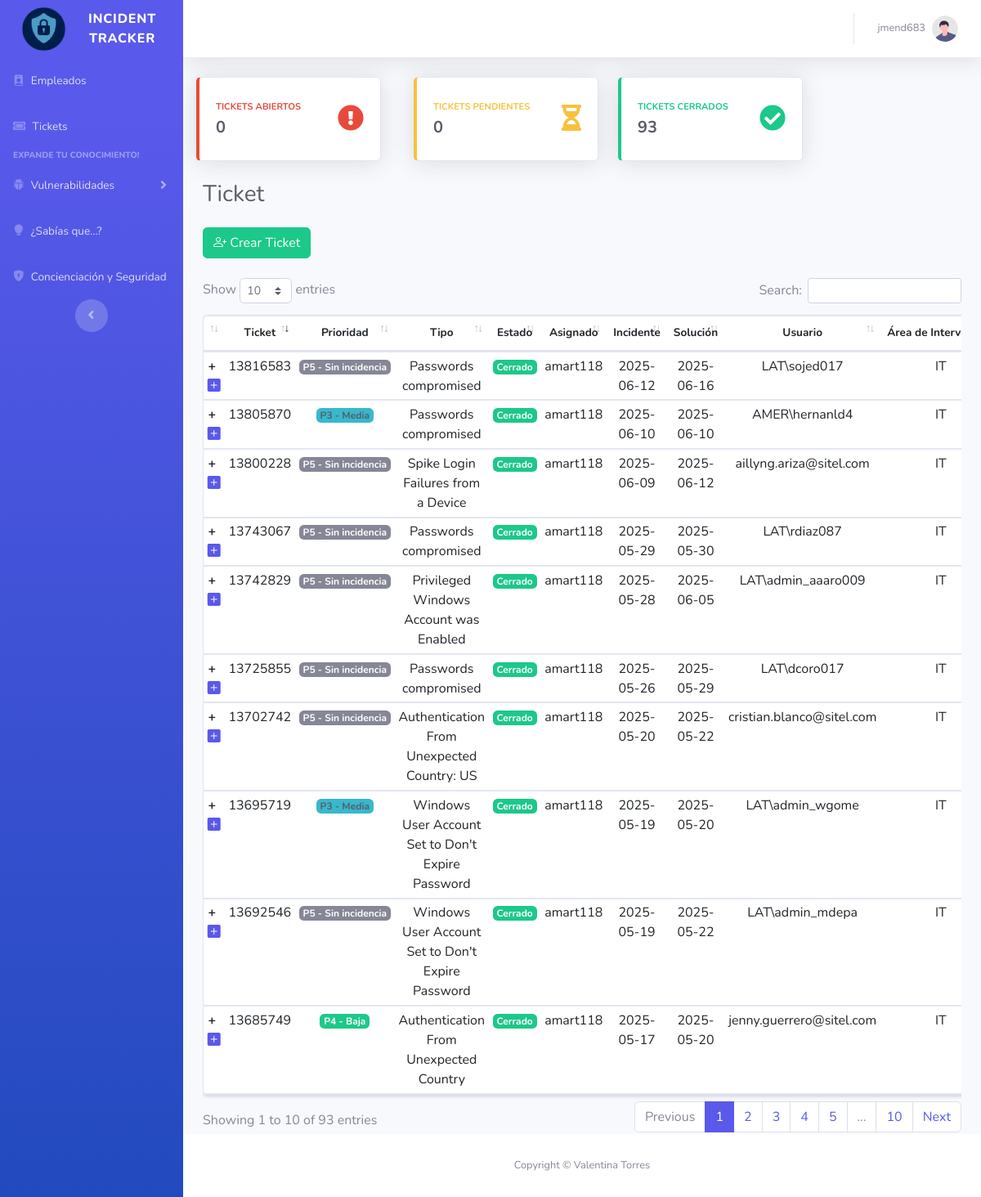
/tickets.php (signed in), run on the app's committed database.
### tables this page shows
CREATE TABLE `employees_report` (
  `UUID_report` uuid NOT NULL DEFAULT uuid(),
  `priority` varchar(20) NOT NULL,
  `date_incident` date NOT NULL,
  `type` varchar(300) NOT NULL,
  `ticket` int(11) NOT NULL,
  `status` varchar(10) NOT NULL,
  `description` varchar(5000) NOT NULL,
  `date_resolved` date DEFAULT NULL,
  `UUID_employees` uuid NOT NULL DEFAULT uuid(),
  `intervention_area` varchar(300) NOT NULL,
  `description_area` varchar(5000) DEFAULT NULL
);

CREATE TABLE `users` (
  `UUID_users` varchar(36) NOT NULL DEFAULT uuid(),
  `username` varchar(8) NOT NULL,
  `password` varchar(20) NOT NULL,
  `email` varchar(40) NOT NULL,
  `status` varchar(10) NOT NULL DEFAULT 'Activo',
  `created_at` timestamp NOT NULL DEFAULT current_timestamp(),
  `ID_role` int(5) NOT NULL,
  `reset_token` varchar(255) DEFAULT NULL,
  `reset_expiration` datetime DEFAULT NULL
);

CREATE TABLE `employees` (
  `UUID_employees` uuid NOT NULL DEFAULT uuid(),
  `first_name` varchar(20) NOT NULL,
  `last_name` varchar(20) NOT NULL,
  `ADP` int(8) NOT NULL,
  `status` varchar(10) NOT NULL DEFAULT 'Activo',
  `created_at` timestamp NOT NULL DEFAULT current_timestamp(),
  `position` varchar(200) NOT NULL,
  `username` varchar(30) NOT NULL,
  `UUID_users` char(36) NOT NULL DEFAULT uuid()
);

### tickets.php (the view, shortened to what this page needs)
<?php
include './bd/conexion.php';
$username = $_SESSION['username'];
$sql_reportes = "
    SELECT
        r.UUID_report,
        r.ticket,
        r.priority,
        r.type,
        r.status,
        u.username AS Asignado,
        r.description,
        r.intervention_area,
        r.description_area,
        r.date_incident,
        r.date_resolved,
        r.UUID_employees,
        e.username
    FROM employees_report r
    INNER JOIN employees e ON r.UUID_employees = e.UUID_employees
    INNER JOIN users u ON u.UUID_users = e.UUID_users
    ORDER BY r.ticket DESC
";
$result = $conexion->query($sql_reportes);
$reportesAbiertos = [];
$reportesPendientes = [];
$reportesCerrados = [];
$sql_reportes_cerrados = "
    SELECT
        er.UUID_report,
        er.priority,
        er.date_incident,
        er.type,
        er.ticket,
        u.username AS Asignado,
        er.status,
        er.description,
        er.date_resolved,
        er.UUID_employees,
        er.intervention_area,
        er.description_area,
        e.username AS usuario_empleado
    FROM employees_report er
    INNER JOIN employees e ON e.UUID_employees = er.UUID_employees
    INNER JOIN users u ON u.UUID_users = e.UUID_users
    WHERE er.status = 'Cerrado'
    ORDER BY er.date_resolved DESC
";
$result_cerrados = $conexion->query($sql_reportes_cerrados);
if ($result_cerrados && $result_cerrados->num_rows > 0) {
    while ($row = $result_cerrados->fetch_assoc()) {
        $reportesCerrados[] = $row;
    }
}
$totalReportesCerrados = count($reportesCerrados);
?>
<!DOCTYPE html>
<html lang="en">
<head>
    <link href="https://cdn.jsdelivr.net/npm/bootstrap@5.3.0/dist/css/bootstrap.min.css" rel="stylesheet">
    <link href="vendor/fontawesome-free/css/all.min.css" rel="stylesheet" type="text/css">
    <link href="css/sb-admin-2.min.css" rel="stylesheet">
    <link href="vendor/datatables/dataTables.bootstrap4.min.css" rel="stylesheet">
    <link href="https://cdn.jsdelivr.net/npm/bootstrap-icons@1.10.5/font/bootstrap-icons.css" rel="stylesheet">
    <link rel="stylesheet" href="https://cdn.jsdelivr.net/npm/sweetalert2@11/dist/sweetalert2.min.css">
    <link href="https://cdn.jsdelivr.net/npm/select2@4.1.0-rc.0/dist/css/select2.min.css" rel="stylesheet" />
    <link rel="stylesheet" href="style.menu.css">
</head>
<body id="page-top">
    <div id="wrapper">
        <?php include 'menu.php'; ?>
        <div id="content-wrapper" class="d-flex flex-column">
            <div id="content">
                <nav class="navbar navbar-expand navbar-light bg-white topbar mb-4 static-top shadow">
                    <ul class="navbar-nav ml-auto">
                        <li class="nav-item dropdown no-arrow">
                            <a class="nav-link dropdown-toggle" href="#" id="userDropdown" role="button"
                                data-toggle="dropdown" aria-haspopup="true" aria-expanded="false">
                                <span class="mr-2 d-none d-lg-inline text-gray-600 small">
                                    <?= $username; ?>
                                </span>
                                <img class="img-profile rounded-circle" src="img/undraw_profile.svg">
                            </a>
                        </li>
                    </ul>
                </nav>
                <div class="row">
                    <div class="col-xl-3 col-md-6 mb-4 ml-xl-3">
                        <div class="card border-left-danger shadow h-100 py-2" style="cursor:pointer"
                            data-bs-toggle="modal" data-bs-target="#modalReportesAbiertos">
                            <div class="card-body">
                                <div class="row no-gutters align-items-center">
                                    <div class="col mr-2">
                                        <div class="text-xs font-weight-bold text-danger text-uppercase mb-1">
                                            TICKETS ABIERTOS
                                        </div>
                                        <div class="h5 mb-0 font-weight-bold text-gray-800">
                                            <?= count($reportesAbiertos); ?>
                                        </div>
                                    </div>
                                    <div class="col-auto">
                                        <i class="fas fa-exclamation-circle fa-2x text-danger"></i>
                                    </div>
                                </div>
                            </div>
                        </div>
                    </div>
                    <div class="col-xl-3 col-md-6 mb-4 ml-xl-3">
                        <div class="card border-left-warning shadow h-100 py-2" style="cursor:pointer"
                            data-bs-toggle="modal" data-bs-target="#modalReportesPendientes">
                            <div class="card-body">
                                <div class="row no-gutters align-items-center">
                                    <div class="col mr-2">
                                        <div class="text-xs font-weight-bold text-warning text-uppercase mb-1">
                                            TICKETS PENDIENTES
                                        </div>
                                        <div class="h5 mb-0 font-weight-bold text-gray-800">
                                            <?= count($reportesPendientes); ?>
                                        </div>
                                    </div>
                                    <div class="col-auto">
                                        <i class="fas fa-hourglass-half fa-2x text-warning"></i>
                                    </div>
                                </div>
                            </div>
                        </div>
                    </div>
                    <div class="col-xl-3 col-md-6 mb-4">
                        <div class="card border-left-success shadow h-100 py-2" style="cursor:pointer"
                            data-bs-toggle="modal" data-bs-target="#modalReportesCerrados">
                            <div class="card-body">
                                <div class="row no-gutters align-items-center">
                                    <div class="col mr-2">
                                        <div class="text-xs font-weight-bold text-success text-uppercase mb-1">
                                            TICKETS CERRADOS
                                        </div>
                                        <div class="h5 mb-0 font-weight-bold text-gray-800">
                                            <?= $totalReportesCerrados; ?>
                                        </div>
                                    </div>
                                    <div class="col-auto">
                                        <i class="fas fa-check-circle fa-2x text-success"></i>
                                    </div>
                                </div>
                            </div>
                        </div>
                    </div>
                </div>
                <div class="container-fluid">
                    <h1 class="h3 mb-4 text-gray-800">Ticket</h1>
                    <div class="mb-4">
                        <?php if ($role !== 'administrativo'): ?>
                            <button class="btn btn-success" data-bs-toggle="modal" data-bs-target="#addTicketModal">
                                <i class="bi bi-person-plus"></i> Crear Ticket
                            </button>
                        <?php endif; ?>
                    </div>
                    <div class="table-responsive">
                        <div class="table-responsive">
                            <table class="table table-sm table-hover border align-middle shadow-sm rounded" id="ticketTable" style="background: linear-gradient(to bottom right, #f8f9fa, #e9ecef); border-radius: 10px; overflow: hidden;">
                                <thead class="text-white text-center" style="background: linear-gradient(to right, #4e73df, #224abe); font-size: 0.95rem;">
                                    <tr>
                                        <th></th>
                                        <th>Ticket</th>
                                        <th>Prioridad</th>
                                        <th>Tipo</th>
                                        <th>Estado</th>
                                        <th>Asignado</th>
                                        <th>Incidente</th>
                                        <th>Solución</th>
                                        <th>Usuario</th>
                                        <th>Área de Intervención</th>
                                    </tr>
                                </thead>
                                <tbody class="text-center">
                                    <?php
                                    if (isset($result) && $result->num_rows > 0) {
                                        while ($row = $result->fetch_assoc()) {
                                            $colorPrioridad = match (strtolower($row['priority'] ?? '')) {
                                                'p1 - critica' => 'badge bg-danger',
                                                'p2 - alta' => 'badge bg-warning text-dark',
                                                'p3 - media' => 'badge bg-info text-dark',
                                                'p4 - baja' => 'badge bg-success',
                                                default => 'badge bg-secondary',
                                            };
                                            $colorEstado = match (strtolower($row['status'] ?? '')) {
                                                'abierto' => 'badge bg-primary',
                                                'en progreso' => 'badge bg-warning text-dark',
                                                'resuelto', 'cerrado' => 'badge bg-success',
                                                default => 'badge bg-dark',
                                            };
                                            echo "<tr class='report-row'
                    data-description='" . htmlspecialchars($row['description']) . "'
                    data-area='" . htmlspecialchars($row['description_area']) . "'>";
                                            echo "<td class='details-control'><i class='bi bi-plus-square-fill text-primary'></i></td>";
                                            echo "<td>" . htmlspecialchars($row['ticket'] ?? '') . "</td>";
                                            echo "<td><span class='{$colorPrioridad}'>" . htmlspecialchars($row['priority'] ?? '') . "</span></td>";
                                            echo "<td>" . htmlspecialchars($row['type'] ?? '') . "</td>";
                                            echo "<td><span class='{$colorEstado}'>" . htmlspecialchars($row['status'] ?? '') . "</span></td>";
                                            echo "<td>" . htmlspecialchars($row['Asignado'] ?? '') . "</td>";
                                            echo "<td>" . htmlspecialchars($row['date_incident'] ?? '') . "</td>";
                                            echo "<td>" . htmlspecialchars($row['date_resolved'] ?? '') . "</td>";
                                            echo "<td>" . htmlspecialchars($row['username'] ?? '') . "</td>";
                                            echo "<td>" . htmlspecialchars($row['intervention_area'] ?? '') . "</td>";
                                            echo "</tr>";
                                        }
                                    } else {
                                        echo "<tr><td colspan='10' class='text-muted'>No se encontraron tickets.</td></tr>";
                                    }
                                    ?>
                                </tbody>
                            </table>
                        </div>
                    </div>
                </div>
            </div>
            <footer class="sticky-footer bg-white">
                <div class="container my-auto">
                    <div class="copyright text-center my-auto">
                        <span>Copyright &copy; Valentina Torres</span>
                    </div>
                </div>
            </footer>
        </div>
    </div>
</body>
</html>

### menu.php (shortened to what this page needs)
<?php
$role = strtolower(trim($_SESSION['role'] ?? 'invitado'));
?>
<ul class="navbar-nav bg-gradient-primary sidebar sidebar-dark accordion" id="accordionSidebar">
    <a class="sidebar-brand d-flex align-items-center justify-content-center" href="#">
        <div class="sidebar-brand-icon">
            <img src="./img/logo_incident.png" class="avatar" alt="Avatar Image">
        </div>
        <div class="sidebar-brand-text mx-3">Incident Tracker</div>
    </a>
    <?php if ($role === 'administrador' || $role === 'super administrador'): ?>
        <li class="nav-item">
            <a class="nav-link" href="empleado.php">
                <i class="bi bi-person-badge-fill"></i>
                <span>Empleados</span>
            </a>
        </li>
        <li class="nav-item">
            <a class="nav-link" href="tickets.php">
                <i class="fas fa-ticket-alt"></i>
                <span>Tickets</span>
            </a>
        </li>
        <div class="sidebar-heading">EXPANDE TU CONOCIMIENTO!</div>
 <li class="nav-item">
    <a class="nav-link collapsed" href="#" data-toggle="collapse" data-target="#collapsePages"
        aria-expanded="true" aria-controls="collapsePages">
        <i class="bi bi-bug-fill"></i>
        <span>Vulnerabilidades</span>
    </a>
</li>
        <li class="nav-item d-flex justify-content-center">
            <a class="nav-link" href="sabias.php">
                <i class="bi bi-lightbulb-fill"></i>
                <span>¿Sabías que…?</span>
            </a>
        </li>
        <li class="nav-item d-flex justify-content-center">
            <a class="nav-link" href="concienciacion.php">
                <i class="bi bi-shield-lock-fill"></i>
                <span>Concienciación y Seguridad</span>
            </a>
        </li>
    <?php endif; ?>
    <div class="text-center d-none d-md-inline">
        <button class="rounded-circle border-0" id="sidebarToggle"></button>
    </div>
</ul>

### style.menu.css (style rules this page uses)
body { font-family: 'Nunito', sans-serif; background-color: #f8f9fc; }
.sidebar .nav-link i { display: inline-block; transition: transform 0.1s ease-in-out, color 0.1s ease-in-out; }

### tickets.php (style rules this page uses)
body { font-family: 'Nunito', sans-serif; }
.nav-link i { transition: all 0.2s ease-in-out; }
#ticketTable thead th { text-align: center !important; vertical-align: middle !important; font-size: 0.85rem; padding: 10px 8px; white-space: nowrap; }
td.details-control { cursor: pointer; }
td.details-control::before { content: "+"; font-weight: bold; margin-right: 5px; }

### data on the page
employees_report: ticket "13816583", priority "P5 - Sin incidencia", type "Passwords compromised", status "Cerrado", users.username "amart118", date_incident "2025-06-12", date_resolved "2025-06-16", UUID_employees.username "LAT\\sojed017", intervention_area "IT"
employees_report: ticket "13805870", priority "P3 - Media", type "Passwords compromised", status "Cerrado", users.username "amart118", date_incident "2025-06-10", date_resolved "2025-06-10", UUID_employees.username "AMER\\hernanld4", intervention_area "IT"
employees_report: ticket "13800228", priority "P5 - Sin incidencia", type "Spike Login Failures from a Device", status "Cerrado", users.username "amart118", date_incident "2025-06-09", date_resolved "2025-06-12", UUID_employees.username "aillyng.ariza@sitel.com", intervention_area "IT"
employees_report: ticket "13743067", priority "P5 - Sin incidencia", type "Passwords compromised", status "Cerrado", users.username "amart118", date_incident "2025-05-29", date_resolved "2025-05-30", UUID_employees.username "LAT\\rdiaz087", intervention_area "IT"
employees_report: ticket "13742829", priority "P5 - Sin incidencia", type "Privileged Windows Account was Enabled", status "Cerrado", users.username "amart118", date_incident "2025-05-28", date_resolved "2025-06-05", UUID_employees.username "LAT\\admin_aaaro009", intervention_area "IT"
employees_report: ticket "13725855", priority "P5 - Sin incidencia", type "Passwords compromised", status "Cerrado", users.username "amart118", date_incident "2025-05-26", date_resolved "2025-05-29", UUID_employees.username "LAT\\dcoro017", intervention_area "IT"
employees_report: ticket "13702742", priority "P5 - Sin incidencia", type "Authentication From Unexpected Country: US", status "Cerrado", users.username "amart118", date_incident "2025-05-20", date_resolved "2025-05-22", UUID_employees.username "cristian.blanco@sitel.com", intervention_area "IT"
employees_report: ticket "13695719", priority "P3 - Media", type "Windows User Account Set to Don't Expire Password", status "Cerrado", users.username "amart118", date_incident "2025-05-19", date_resolved "2025-05-20", UUID_employees.username "LAT\\admin_wgome", intervention_area "IT"
employees_report: ticket "13692546", priority "P5 - Sin incidencia", type "Windows User Account Set to Don't Expire Password", status "Cerrado", users.username "amart118", date_incident "2025-05-19", date_resolved "2025-05-22", UUID_employees.username "LAT\\admin_mdepa", intervention_area "IT"
employees_report: ticket "13685749", priority "P4 - Baja", type "Authentication From Unexpected Country", status "Cerrado", users.username "amart118", date_incident "2025-05-17", date_resolved "2025-05-20", UUID_employees.username "jenny.guerrero@sitel.com", intervention_area "IT"

### other printed values
$username "jmend683"
count($reportesAbiertos) "0"
count($reportesPendientes) "0"
$totalReportesCerrados "93"
